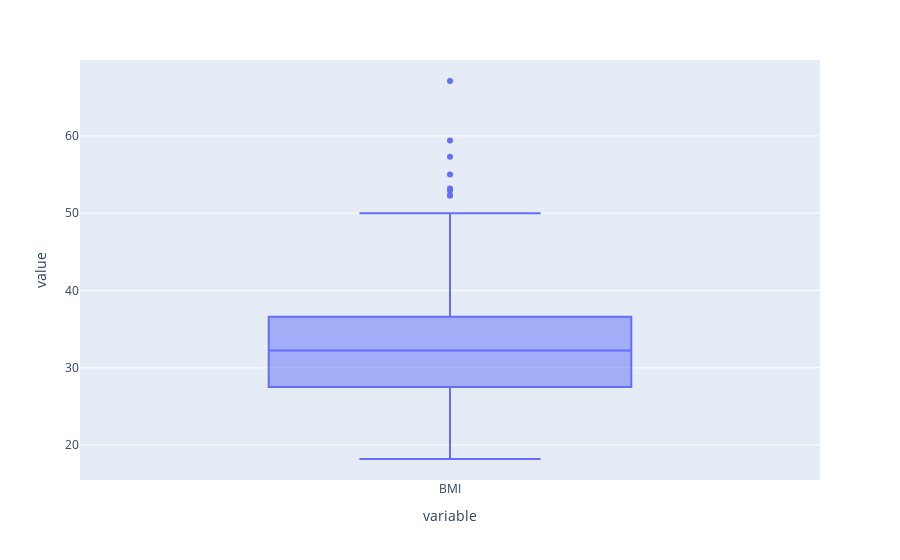

The cell this chart's notebook holds for it:
### Markdown cell above
- From above figure we can Ofcourse it fallows Normal Distribution but it has some outliers in both side so we have to deal with this.

### Code cell
px.box(dataknn["BMI"])

### Figure 1 — Plotly figure (JSON) as saved in the notebook; plotly's stock layout.template omitted (floating-point values rounded to 4 significant figures; data arrays with more than 128 entries replaced by an {"elided": "..."} marker saying what was removed)
{"data": [{"alignmentgroup": "True", "hovertemplate": "variable=%{x}<br>value=%{y}<extra></extra>", "legendgroup": "", "marker": {"color": "#636efa"}, "name": "", "notched": false, "offsetgroup": "", "orientation": "v", "showlegend": false, "type": "box", "x": {"elided": "768 str values"}, "x0": " ", "xaxis": "x", "y": {"elided": "768 float values"}, "y0": " ", "yaxis": "y"}], "layout": {"boxmode": "group", "legend": {"tracegroupgap": 0}, "margin": {"t": 60}, "xaxis": {"anchor": "y", "domain": [0, 1], "title": {"text": "variable"}}, "yaxis": {"anchor": "x", "domain": [0, 1], "title": {"text": "value"}}}}
